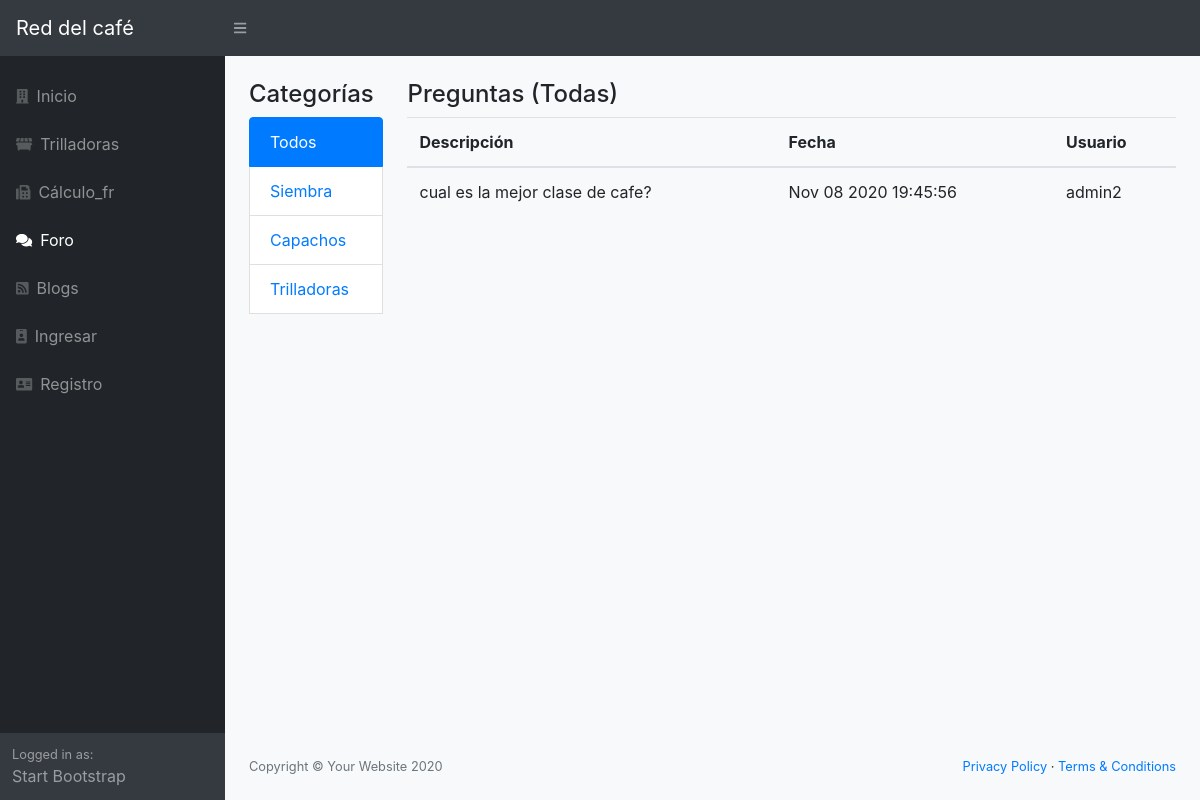
The app's page /foros, older data.
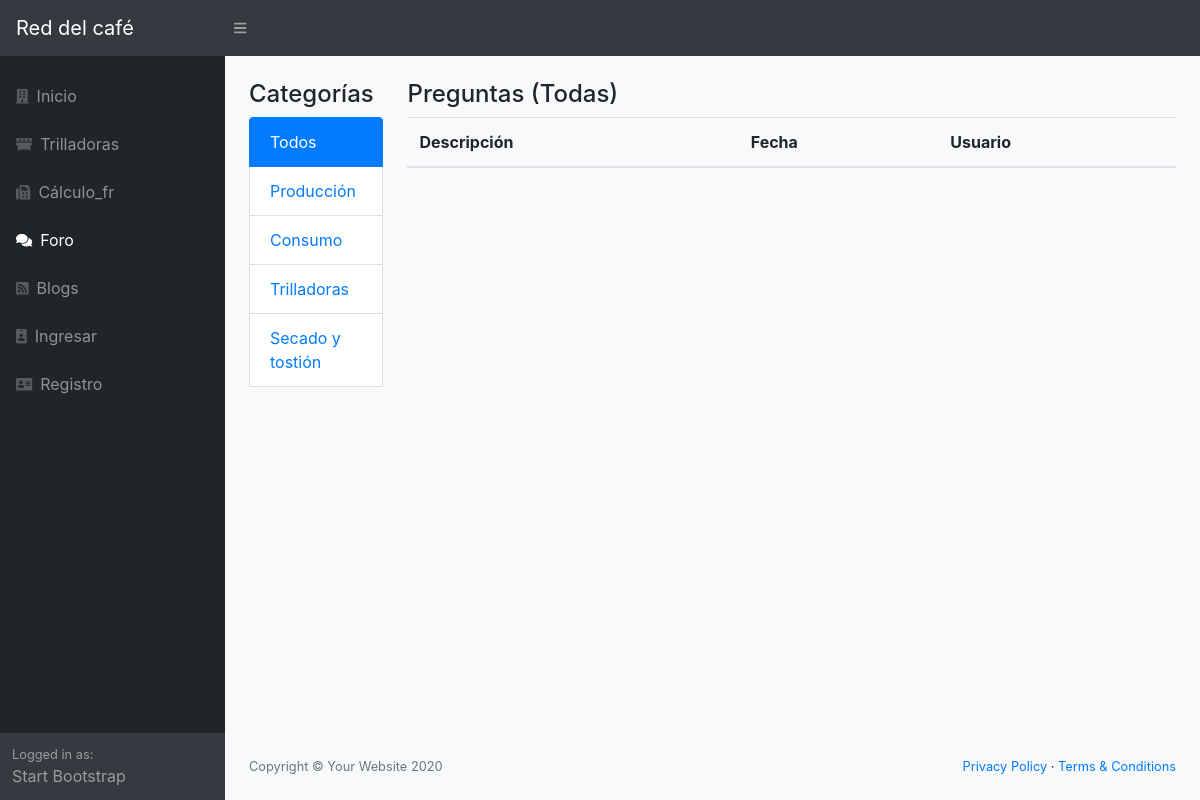
The same page, newer data.
### red/models.py (models this page shows, shortened)
class Titulos(db.Model):
    __tablename__ = 'titulos'
    id = Column(Integer, primary_key=True)
    nombre = Column(String(100))
    foros = relationship("Foros", cascade="all, delete-orphan",
                             backref="Titulos", lazy='dynamic')

class Foros(db.Model):
    __tablename__ = 'foros'
    id = Column(Integer, primary_key=True)
    descripcion = Column(String(255))
    created_at = db.Column(db.DateTime)
    UsuarioId = Column(Integer, ForeignKey('usuarios.id'), nullable=False)
    TituloId = Column(Integer, ForeignKey('titulos.id'), nullable=False)
    titulo = relationship("Titulos", backref="Foros")
    usuario = relationship("Usuarios", backref="Foros")
    def __repr__(self):
        return (u'<{self.__class__.__name__}: {self.id}>'.format(self=self))

class Usuarios(db.Model):
    __tablename__ = 'usuarios'
    id = Column(Integer, primary_key=True)
    username = Column(String(100), nullable=False)
    password_hash = Column(String(128), nullable=False)
    nombre = Column(String(200), nullable=False)
    email = Column(String(200), nullable=False)
    admin = Column(Boolean, default=False)
    @property
    def password(self):
        raise AttributeError('password is not a readable attribute')

### red/app.py (the view)
@app.route('/foros')
@app.route('/foros/<id>')
def foros(id='0'):
    from red.models import Foros, Titulos
    titulo = Titulos.query.get(id)
    if id == '0':
        foros = Foros.query.all()
    else:
        foros = Foros.query.filter_by(TituloId=id)
    titulos = Titulos.query.all()
    print(foros)
    return render_template("foros.html", foros=foros, titulos=titulos, titulo=titulo)

### red/templates/foros.html (shortened to what this page needs)
{% extends "base.html" %} {% block title %}Red del café{% endblock %} {% block body %}
<div class="container">
    <div class="row">
        <div class="col-md-2">
            <h4>Categorías</h4>
            <div class="list-group">
                {% for tit in titulos %} {% if titulo.nombre==tit.nombre%}
                <a class="list-group-item active" href="{{url_for("foros",id=tit.id)}}">{{tit.nombre}}</a> {% else %}
                <a class="list-group-item" href="{{url_for("foros",id=tit.id)}}">{{tit.nombre}}</a> {% endif%} {% endfor %}
                <br/>
            </div>
            <br/>
        </div>
        <div class="col-md-10">
            <h4>Preguntas (Todas)</h4>
            <div class="panel panel-default">
                <table class="table">
                    <thead>
                        <th>Descripción</th>
                        <th>Fecha</th>
                        <th>Usuario</th>
                    </thead>
                    <tbody>
                        {% for frs in foros %}
                        <tr>
                            <td>{{frs.descripcion}}</td>
                            <td>{{frs.created_at.strftime("%b %d %Y %H:%M:%S")}}</td>
                            <td>{{frs.usuario.username}}</td>
                        </tr>
                        {% endfor %}
                    </tbody>
                </table>
            </div>
        </div>
    </div>
    {% endblock %}

Row changes from the older to the newer data that the page shows:
removed Foros: descripcion "cual es la mejor clase de cafe?", created_at "Nov 08 2020 19:45:56", usuario.username "admin2"
changed Titulos: nombre "Siembra" → "Producción"
changed Titulos: nombre "Capachos" → "Consumo"
added Titulos: nombre "Secado y tostión"
